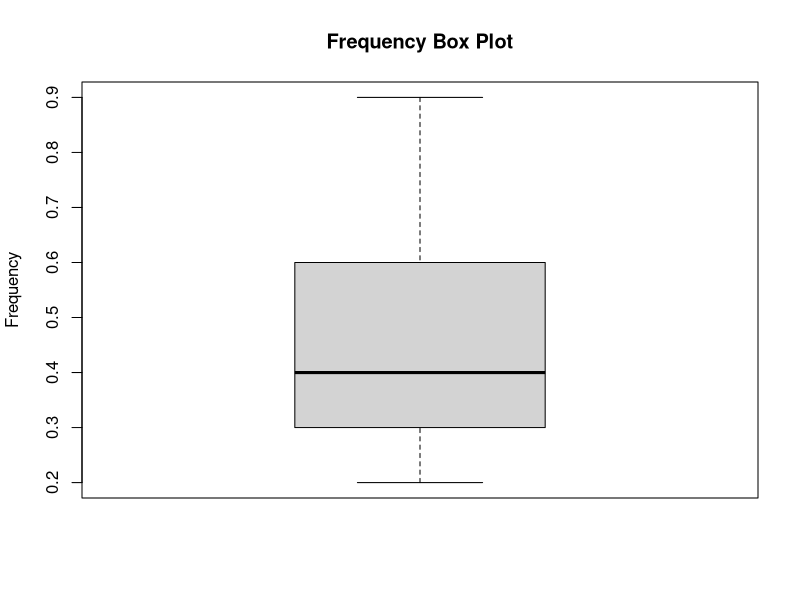
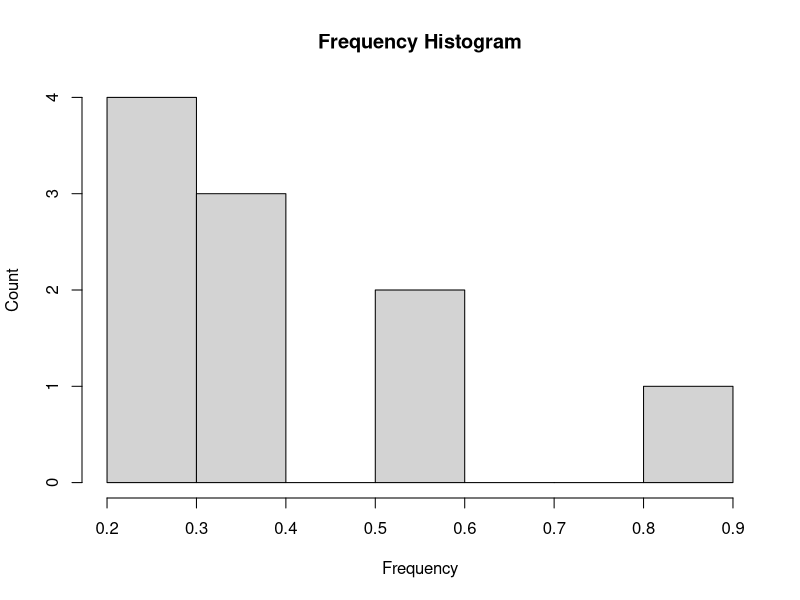
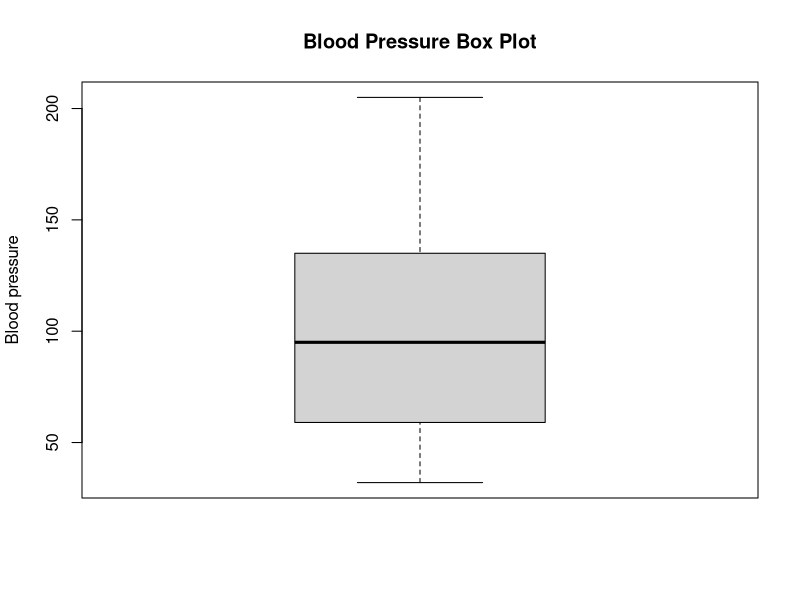
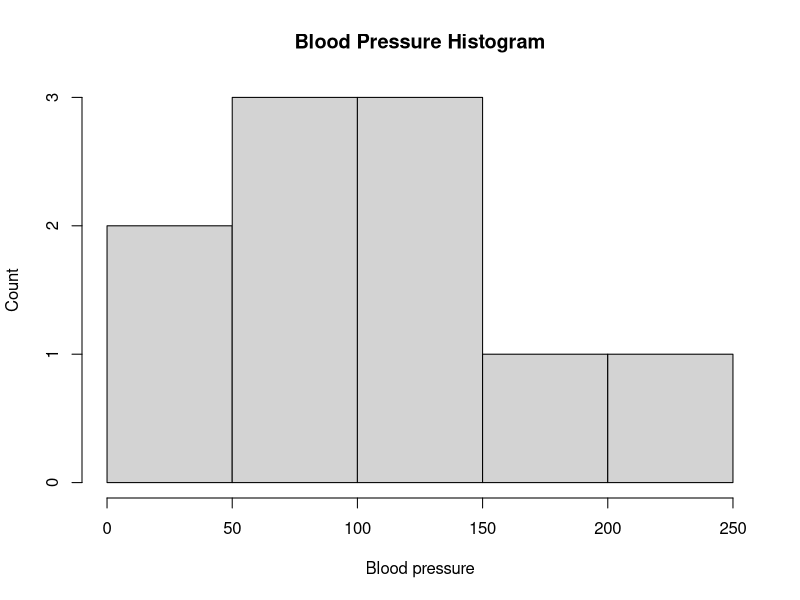
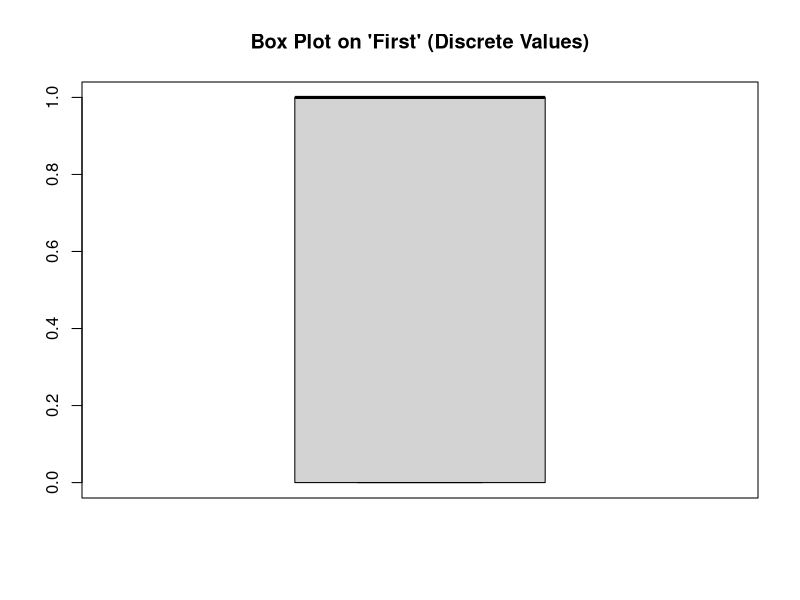
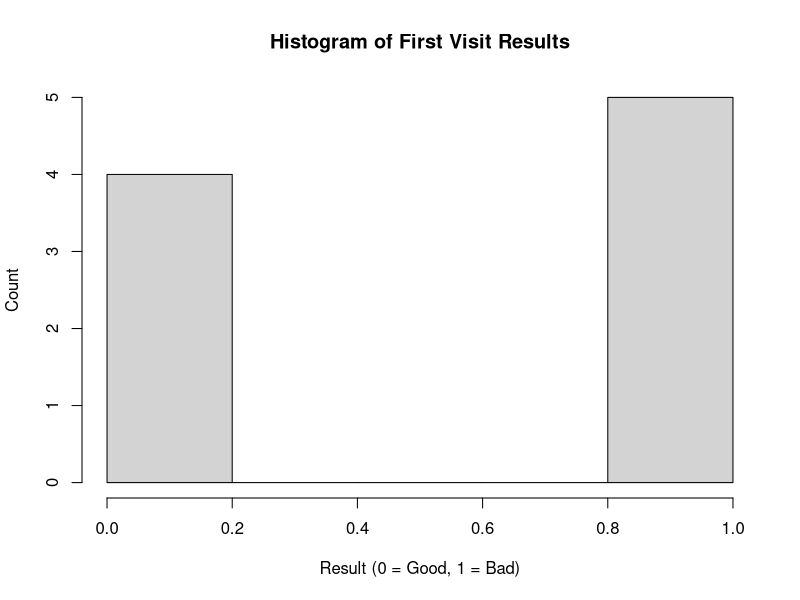
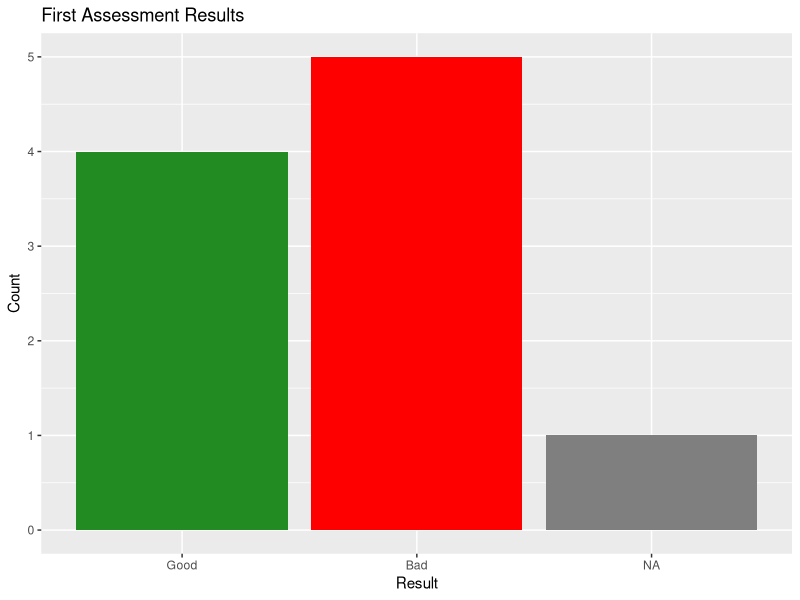
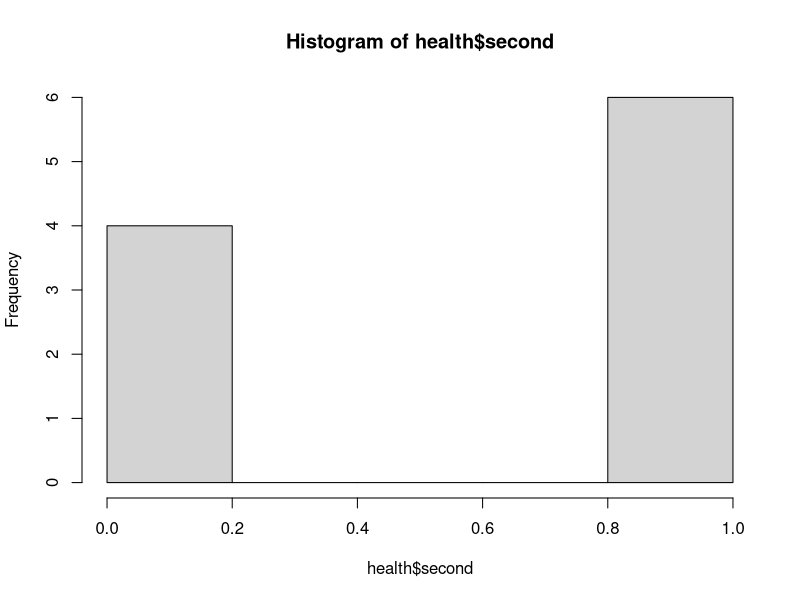

R code for these plots, in order:
# Create Vectors "freq","bloodp","first”, "second”, ”finalDecision”
freq <- c(0.6,0.3,0.4,0.4,0.2,0.6,0.3,0.4,0.9,0.2)
bloodp <- c(103,87,32,42,59,109,78,205,135,176)
first <- c(1,1,1,1,0,0,0,0,NA,1)
second <- c(0,0,1,1,0,0,1,1,1,1)
finalDecision <- c(0,1,0,1,0,1,0,1,1,1)

# Compile into a DF
health <- data.frame(freq,bloodp,first,second,finalDecision)

# Plot "freq"
boxplot(health$freq,
        main = "Frequency Box Plot",
        ylab = "Frequency")
hist(health$freq,
     main = "Frequency Histogram",
     xlab = "Frequency",
     ylab = "Count")

# Plot "bloodp"
boxplot(health$bloodp,
        main = "Blood Pressure Box Plot",
        ylab = "Blood pressure")
hist(health$bloodp,
     main = "Blood Pressure Histogram",
     xlab = "Blood pressure",
     ylab = "Count")

# Plot "first"
boxplot(health$first,
        main = "Box Plot on 'First' (Discrete Values)")
hist(health$first, 
     main = "Histogram of First Visit Results",
     ylab = "Count", 
     xlab = "Result (0 = Good, 1 = Bad)")
# Making a factor plot 
library(ggplot2)
health$firstfact <- factor(health$first, 
                    levels = c(0,1),
                    labels = c("Good", "Bad"))
ggplot(health, aes(x = firstfact, fill = firstfact)) + 
  geom_bar()+
  labs(
    title = "First Assessment Results",
    y = "Count", 
    x = "Result"
  )+
  scale_fill_manual(
    values = c("Good" = "forestgreen", 
               "Bad" = "red"))+
  theme(legend.position = "none")
  
# Plot "second"
# boxplot(health$second)
hist(health$second)

# Plot "finalDecision"
# boxplot(health$finalDecision)
hist(health$finalDecision)



# Additional Insight - Scatter Plot
health$finalfact <- factor(health$finalDecision, 
                           levels = c(0,1),
                           labels = c("Low", "High"))

ggplot(health, aes(x = bloodp, y = freq, color = finalfact))+
  geom_point(size = 4)+
  scale_color_manual(
    values = c("Low" = "forestgreen", 
               "High" = "red"))+
  labs(
    title = "Impact of Initial Blood Pressure on MD decision",
    x = "Initial Blood Pressure",
    y = "Visit Frequency",
    color = "MD's Final Decision"
  )
